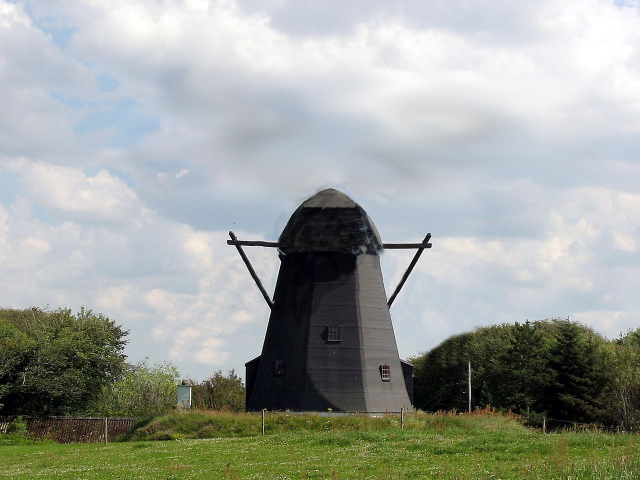
%> input picture Εργασία 2/CV_2-TRANSFORMATIONS/windmill_back.jpeg, 1280 x 960 px (shown at 1/2 size)
$ octave try1.m   (GNU Octave 9; MATLAB toolbox functions it lacks are replaced by stand-ins)
%> lines starting %> are read from the running program, lines starting %| are printed output that depends on the picture; in (x1, y1, x2, y2) boxes, pixels count from 0 and x2, y2 are one past the last pixel; in counts of white or black regions, pixels touching at a corner belong together; the program's own positions count from 1
### Εργασία 2/transformations/scaleImage.m
function transformedImage = scaleImage(image, parameters,display)
    scaleFactor = parameters.scaleFactor;

    % scaling matrix
    transformMatrix = [scaleFactor 0 0; 0 scaleFactor 0; 0 0 1];
    transform = affine2d(transformMatrix);
  %  outputRef = imref2d(size(image)*round(scaleFactor));

    % apply transformation
    scaledImage = imwarp(image, transform);
% [5 lines of commented-out code are left out]
    if display == 1
    plotTitle = displayTransDetails('scale', parameters, size(image), size(scaledImage));
    displayImages(image, scaledImage, plotTitle);
    end

    transformedImage = scaledImage;
end

### Εργασία 2/transformImage.m
% function to apply different transformations
function transformedImage = transformImage(image, transformationType, parameters,display)
    switch transformationType
        case 'scale'
            transformedImage = scaleImage(image, parameters,display);
        case 'rotate'
            transformedImage = rotateImage(image, parameters,display);
        case 'shear'
            transformedImage = shearImage(image, parameters,display);
        case 'translate'
            transformedImage = translateImage(image, parameters,display);
        case 'translateRotate'
            transformedImage = translateRotateImage(image, parameters,display);
        otherwise
            error('Unknown transformation type.');
    end
end

% [374 lines of commented-out code are left out]

### Εργασία 2/transformations/rotateImage.m
% function to rotate an image by a given angle
function transformedImage = rotateImage(image,parameters,display )
    angle = parameters.angle;

    % rotation matrix
    transformMatrix = [cosd(angle) -sind(angle) 0; sind(angle) cosd(angle) 0; 0 0 1];
    transform = affine2d(transformMatrix);

    % apply transformation
    transformedImage = imwarp(image, transform);
    % [6 lines of commented-out code are left out]
    if display == 1
        plotTitle = displayTransDetails('rotate', parameters, size(image), size(transformedImage));
        displayImages(image, transformedImage, plotTitle);
    end

    % Return the centered, rotated image
   % transformedImage = paddedImage;

end

### Εργασία 2/try1.m
% Add paths for images and transformations
addpath('CV_2-TRANSFORMATIONS/photos/');
addpath('transformations/');

% Read images
windmillBack = imread('windmill_back.jpeg');
%> windmillBack is the input picture: size 960x1280x3 uint8; mean R, G, B 158.2, 162.9, 156.8
windmill = imread('windmill.png');
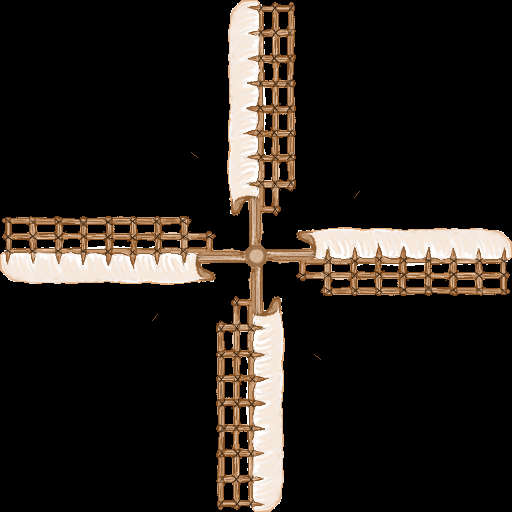
%> input picture Εργασία 2/CV_2-TRANSFORMATIONS/windmill.png, 512 x 512 px
%> windmill is the input picture: size 512x512x3 uint8; mean R, G, B 37.1, 31.6, 26.7
mask = imread('windmill_mask.png');
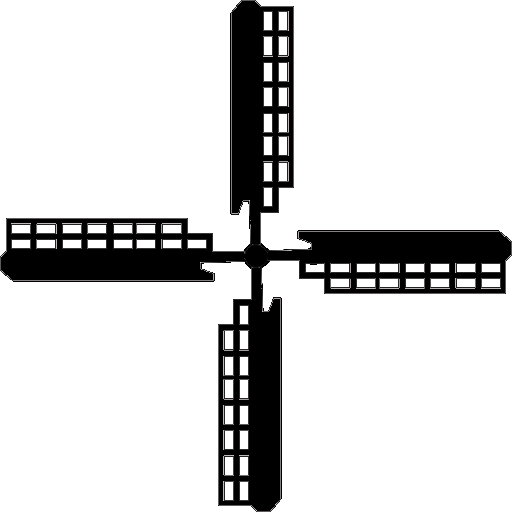
%> input picture Εργασία 2/CV_2-TRANSFORMATIONS/windmill_mask.png, 512 x 512 px
%> mask is the input picture: size 512x512x3 uint8; mean R, G, B 213.6, 213.5, 213.5


% Prepare video writer
outputPath = 'rotating_windmill.avi';
videoWriter = VideoWriter(outputPath, 'Motion JPEG AVI');
open(videoWriter);

% Preprocess images (remove red background and convert mask to binary)
windmill = removeRedBackground(windmill);  % Remove red background
%> in removeRedBackground, `redMask = (img(:, :, 1) > 0.8 & img(:, :, 2) < 0.2 & img(:, :, 3) < 0...`: redMask: size 512x512 logical; every value is 0
%> in removeRedBackground, `redMask = double(redMask);`: redMask: size 512x512 double; every value is 0
maskBinary = preprocessMask(mask);         % Convert mask to binary
%> in preprocessMask, `binImg = imbinarize(grayImg);`:
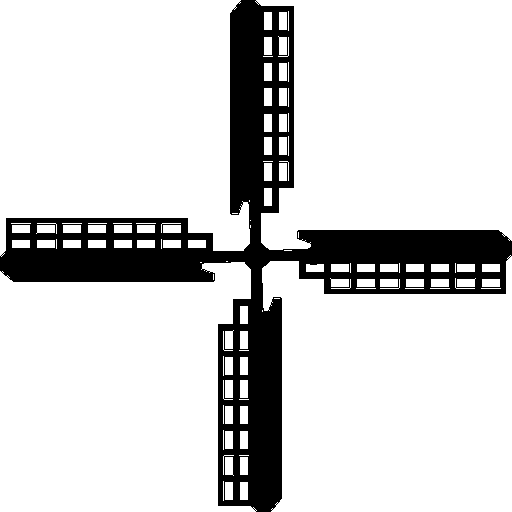
%> binImg: size 512x512 logical; 83.2% white; 1 black region, box (x1, y1, x2, y2) and area: (0, 0, 512, 512) 44101


% Get image dimensions
[height, width, ~] = size(windmillBack);
%> height = 960; width = 1280
parameters = struct();
% Scaling and translation parameters (applied once)
parameters.scaleFactor = 0.65; % Store scaling factor in parameters structure
parameters.angle = 0; % Initialize the angle for rotation

% Scale windmill and mask once using transformImage
scaledWindmill = transformImage(windmill, 'scale', parameters, 0);
%> in scaleImage, `scaledImage = imwarp(image, transform);`:
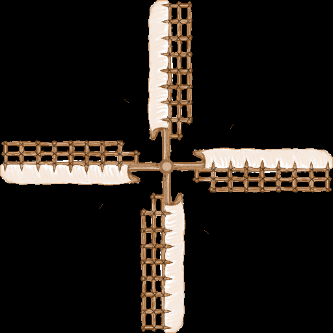
%> scaledImage: size 333x333x3 uint8; mean R, G, B 37.1, 31.5, 26.6

% Initial displacement (where the windmill is placed on the background)
displacement = [width * 0.50, height * 0.39];
%> displacement = [640 374.4]

% Rotation parameters
numFrames = 80; % Number of frames for the video
rotationStep = 360 / numFrames; % Degrees per frame

for frame = 1:numFrames
    % Rotation angle for this frame
    parameters.angle = rotationStep * (frame - 1); % Update the rotation angle

    % rotatedWindmill = transformImage(scaledWindmill, 'rotate', parameters, 0);
    padding = 100;  % Amount of padding around the image
    paddedWindmill = padarray(scaledWindmill, [padding, padding], 'both', 'post');  % Add padding to windmill image

    % Rotate the padded windmill image
     rotatedWindmill = imrotate(paddedWindmill, parameters.angle, 'bilinear', 'crop');
    rotatedMask = transformImage(maskBinary, 'rotate', parameters, 0);

    % Ensure the rotated mask matches the size of the rotated windmill
    [windmillHeight, windmillWidth, ~] = size(rotatedWindmill);
    [maskHeight, maskWidth, ~] = size(rotatedMask);

    if windmillHeight ~= maskHeight || windmillWidth ~= maskWidth
        rotatedMask = imresize(rotatedMask, [windmillHeight, windmillWidth]);
    end

     % Expand the background canvas to fit the rotated windmill
    % Get the dimensions of the rotated windmill
    [rotatedHeight, rotatedWidth, ~] = size(rotatedWindmill);

    % Define the padding needed to fit the rotated windmill
    paddingHeight = max(0, rotatedHeight - height);
    paddingWidth = max(0, rotatedWidth - width);


    % Expand the background canvas if necessary
    if paddingHeight > 0 || paddingWidth > 0
      windmillBack = padarray(windmillBack, [paddingHeight, paddingWidth], 255, 'both');
    end

    % Create alpha channel for transparency
    alphaChannel = any(rotatedWindmill > 0, 3); % Non-black pixels are opaque
    alphaChannel = im2double(alphaChannel);    % Convert to double for blending

    % Blend windmill with background using the alpha channel
  %  blendedImage = blendWithTransparency(windmillBack, rotatedWindmill, alphaChannel, displacement);
 blendedImage = blendWithTransparency(windmillBack, rotatedWindmill, alphaChannel, displacement);

    % Write the frame to the video
    writeVideo(videoWriter, blendedImage);
end
%> this loop made 80 passes
%> pass 1, `paddedWindmill = padarray(scaledWindmill, [padding, padding], 'both', ..`:
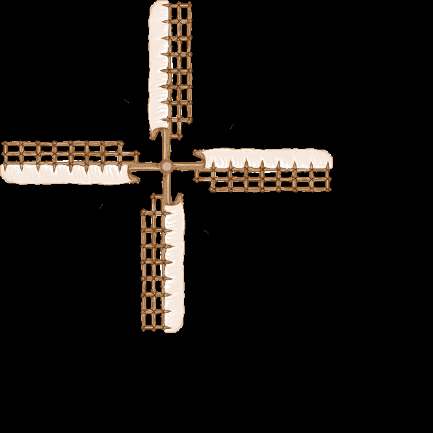
%> paddedWindmill: size 433x433x3 uint8; mean R, G, B 21.9, 18.6, 15.7
%> pass 1, `rotatedMask = imresize(rotatedMask, [windmillHeight, windmillWidth]);`:
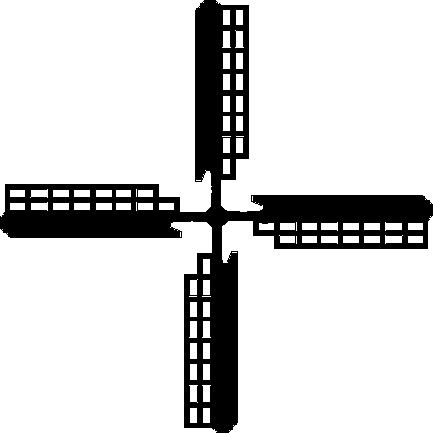
%> rotatedMask: size 433x433x3 logical; 83.2% white; 1 black region, box (x1, y1, x2, y2) and area: (0, 0, 433, 433) 31474
%> pass 1, `alphaChannel = any(rotatedWindmill > 0, 3);`:
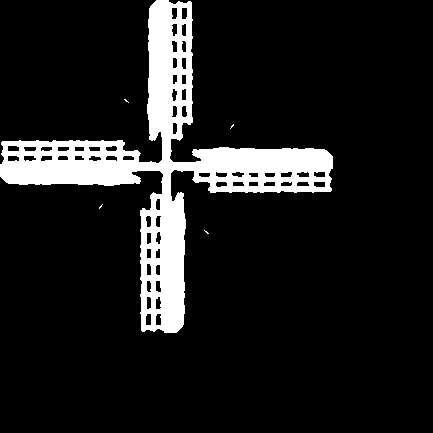
%> alphaChannel: size 433x433 logical; 11.6% white; 5 white regions (4 under 20 px), largest, box (x1, y1, x2, y2) and area: (0, 0, 333, 333) 21665


% Close video writer
close(videoWriter);
disp('Video of rotating windmill blades created successfully!');

% [46 lines of commented-out code are left out]
function imgNoRed = removeRedBackground(img)
    % Ensure the image is in double precision for smooth operations
    img = im2double(img);  % Convert to double for consistency

    % Create a red mask where red color is dominant (in the RGB space)
    redMask = (img(:, :, 1) > 0.8 & img(:, :, 2) < 0.2 & img(:, :, 3) < 0.2);  % Threshold for red color

    % Convert the redMask to double (logical to double) for multiplication
    redMask = double(redMask);

    % Apply the mask to black out the red regions
    imgNoRed = img .* repmat(1 - redMask, [1, 1, 3]);  % Multiply with inverted redMask

    % Convert back to uint8 for display or saving
    imgNoRed = im2uint8(imgNoRed);
end

function binImg3D = preprocessMask(mask)
    % Convert mask to binary and expand to 3 channels
    grayImg = rgb2gray(mask); % Automatically handles RGB or grayscale
    binImg = imbinarize(grayImg); % Convert to binary (logical: 0 or 1)

    % Expand binary mask to 3 channels
    binImg3D = repmat(binImg, [1, 1, 3]); % Expand binary mask to 3 channels
end

% [32 lines of commented-out code are left out]
function combinedImg = blendWithTransparency(bg, fg, alpha, displacement)
    % Extract dimensions of the foreground and background

    alpha = imgaussfilt(alpha, 5);

    [fgHeight, fgWidth, ~] = size(fg);
    [bgHeight, bgWidth, ~] = size(bg);

    % Compute placement on the background
    rowStart = round(displacement(2) - fgHeight / 2);
    colStart = round(displacement(1) - fgWidth / 2);

    % Ensure the region stays within background bounds
    rowStart = max(rowStart, 1);
    colStart = max(colStart, 1);
    rowEnd = min(rowStart + fgHeight - 1, bgHeight);
    colEnd = min(colStart + fgWidth - 1, bgWidth);

    % Extract regions for blending
    bgRegion = bg(rowStart:rowEnd, colStart:colEnd, :);
    fgRegion = fg(1:(rowEnd-rowStart+1), 1:(colEnd-colStart+1), :);
    alphaRegion = alpha(1:(rowEnd-rowStart+1), 1:(colEnd-colStart+1));
% [14 lines of commented-out code are left out]
    alphaRegion = uint8(alphaRegion);
    % Perform alpha blending
    combinedImg = bg; % Initialize combined image
    for c = 1:3
        combinedImg(rowStart:rowEnd, colStart:colEnd, c) = ...
            (1 - alphaRegion) .* bgRegion(:, :, c) + ...
            alphaRegion .* fgRegion(:, :, c);
    end

    % Display the combined image region for debugging
  %  figure; imshow(combinedImg(rowStart:rowEnd, colStart:colEnd, :));
   % title('Blended Region');

    %disp(['Combined image size: ', num2str(size(combinedImg, 1)), 'x', num2str(size(combinedImg, 2)), ', Class: ', class(combinedImg)]);

    %combinedImg = uint8(combinedImg); % Convert back to uint8
end


% [45 lines of commented-out code are left out]
    combinedImg = bg;
    for c = 1:3
        combinedImg(rowStart:rowEnd, colStart:colEnd, c) = ...
           ( 1 - maskRegion(:, :, c)) .* bladeRegion(:, :, c) + ...
            (maskRegion(:, :, c)) .* bgRegion(:, :, c);
    end
    combinedImg = uint8(combinedImg);  % Convert back to uint8
end
%}
